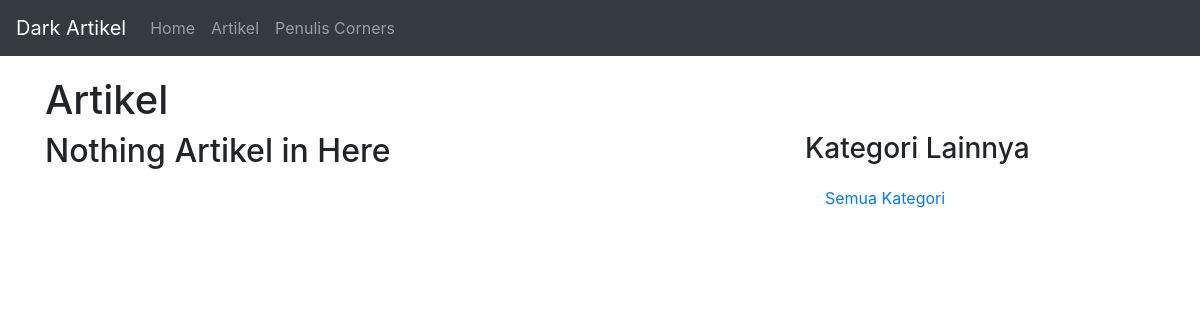
Page /artikel/1/ on the earlier database version.
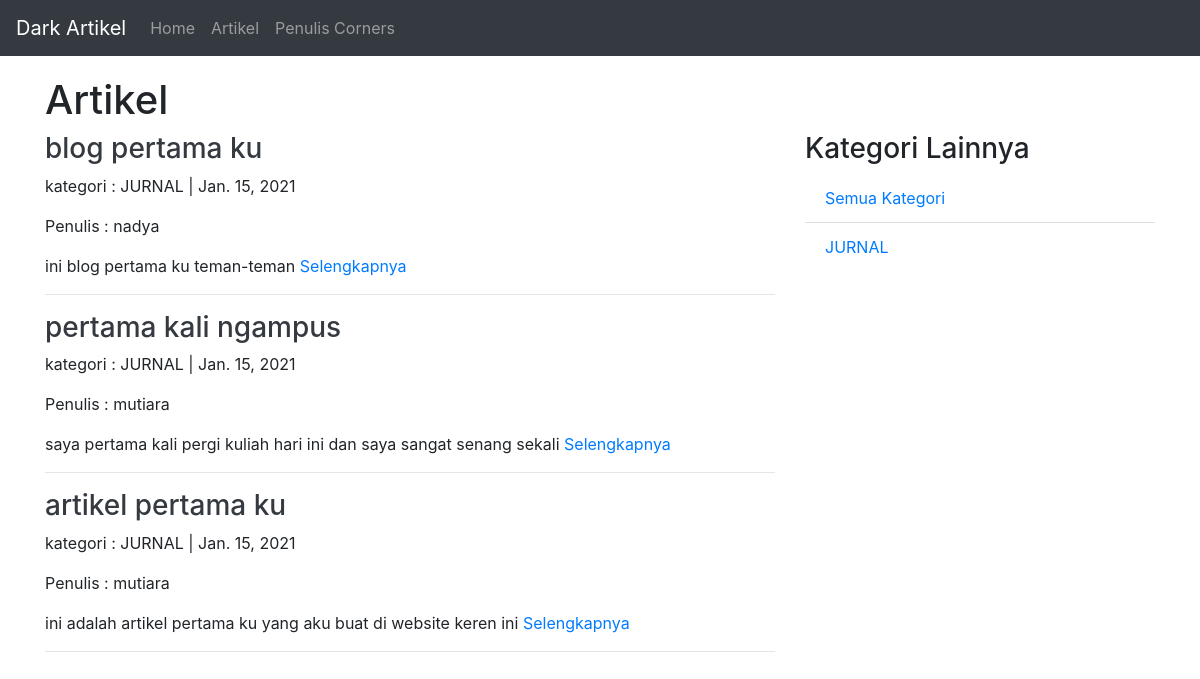
Same page on the later database version.
### artikel/models.py (models this page shows, shortened)
class Artikel(models.Model):
    judul = models.CharField(max_length=200,null=True)
    isi = models.TextField(null=True)
    KATEGORI_TYPE = (
        ('JURNAL','Jurnal'),
        ('GOSIP','Gosip'),
        ('TRAVELING','Traveling'),
    )
    kategori = models.CharField(null=True, blank=True, choices=KATEGORI_TYPE,max_length=200)
    penulis = models.ForeignKey(Penulis,null=True,on_delete=models.SET_NULL)
    slug = models.SlugField(blank=True, editable=False)
    published = models.DateTimeField(auto_now_add=True, null=True)
    updated = models.DateTimeField(auto_now=True, null=True)

### penulis/models.py (models this page shows)
class Penulis(models.Model):
    user = models.OneToOneField(User,null=True,blank=True,on_delete=models.CASCADE)
    nama = models.CharField(max_length=200, null=True)
    phone = models.CharField(max_length=20,null=True)
    email = models.CharField(max_length=200,null=True)
    profile_pic = models.ImageField(default = 'profile1.png', null = True, blank = True)
    date_created = models.DateTimeField(auto_now_add=True,null=True)
    def __str__(self):
        return "{}".format(self.nama)

### artikel/views.py (the view)
# urls.py: re_path(r'^artikel/(?P<page>\d+)/$',ArtikelListView.as_view(),name='home'),
class ArtikelListView(ListView):
    model = Artikel
    template_name = 'artikel/artikel_list.html'
    context_object_name = 'artikel'
    ordering = ['-published']
    paginate_by = 3
    def get_context_data(self, *args, **kwargs):
        kategoriList = self.model.objects.values_list('kategori',flat=True).distinct()
        data_context = {
            'page_title':'Artikel',
            'kategorilist':kategoriList,
        }
        self.kwargs.update(data_context)
        kwargs = self.kwargs
        return super().get_context_data(*args, **kwargs)

### artikel/templates/artikel/artikel_list.html (shortened to what this page needs)
{% extends 'base.html' %}
{% block content %}
    <h1>{{page_title}}</h1>
    <div class="row">
        <div class="col-md-8">
            {% for dataartikel in artikel %}
                <h3><a class="text-dark" href="{% url 'artikel:detail' dataartikel.slug %}">{{dataartikel.judul}}</a></h3>
                <p>kategori : {{dataartikel.kategori}} | {{dataartikel.published|date}}</p>
                <p>Penulis : {{dataartikel.penulis}}</p>
                <p>{{dataartikel.isi|truncatewords:20}} <a href="{% url 'artikel:detail' dataartikel.slug %}">Selengkapnya</a></p>
                <hr>
            {% empty %}
                <h2>Nothing Artikel in Here</h2>
            {% endfor %}
        </div>
        <div class="col-sm">
            <h3>Kategori Lainnya</h3>
            <ul class="list-group list-group-flush">
                <li class="list-group-item">
                    <a href="{% url 'artikel:home' 1 %}">Semua Kategori</a>
                </li>
                {% for kategori in kategorilist %}
                    <li class="list-group-item">
                        <a href="{% url 'artikel:kategori-list' kategori 1 %}">{{kategori}}</a>
                    </li>
                {% endfor %}
            </ul>
        </div>
    </div>
{% endblock content %}

Differences in the rows shown:
added Artikel: judul "blog pertama ku", kategori "JURNAL", published "Jan. 15, 2021", penulis "nadya", isi "ini blog pertama ku teman-teman"
added Artikel: judul "pertama kali ngampus", kategori "JURNAL", published "Jan. 15, 2021", penulis "mutiara", isi "saya pertama kali pergi kuliah hari ini dan saya sangat senang sekali"
added Artikel: judul "artikel pertama ku", kategori "JURNAL", published "Jan. 15, 2021", penulis "mutiara", isi "ini adalah artikel pertama ku yang aku buat di website keren ini"
Other differences:
new list line: "JURNAL"
text no longer shown: "Nothing Artikel in Here"
